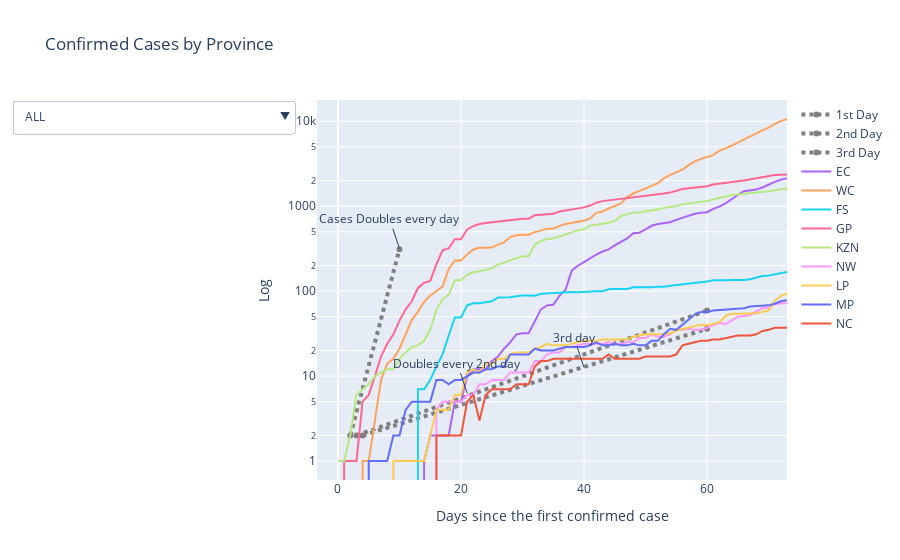

The cell this chart's notebook holds for it:
### Code cell
#-----------------Provinces commulative stacked bar graph-------------------------

# Initialize figure
fig_prov_log = go.Figure()

# Add Traces

fig_prov_log.add_trace(
    go.Scatter(
        y=[2,312],
        x=[2,10],
        line=dict(color='grey',
                  width=4, dash='dot'),
        name = '1st Day'
     
    ))
fig_prov_log.add_trace(
    go.Scatter(
        y=[2,59],
        x=[3,60],
        line=dict(color='grey',
                  width=4, dash='dot'),
        name = '2nd Day'
     
    ))
fig_prov_log.add_trace(
    go.Scatter(
        y=[2,36],
        x=[4,60],
        line=dict(color='grey',
                  width=4, dash='dot'),
        name = '3rd Day'
     
    ))


fig_prov_log.add_annotation(
            x=10,
            y=2.5,
            text="Cases Doubles every day",
          
)
fig_prov_log.add_annotation(
            x=21,
            y=.8,
            text="Doubles every 2nd day",
          
)

fig_prov_log.add_annotation(
            x=40,
            y=1.1,
            text="3rd day",
          
)


fig_prov_log.add_trace(
    go.Scatter(
        y=df_day['EC'],
        x=df_day.index,
        name= 'EC'
    ))
fig_prov_log.add_trace(
    go.Scatter(
        y=df_day['WC'],
        x=df_day.index,
        name= 'WC'
    ))
fig_prov_log.add_trace(
    go.Scatter(
        y=df_day['FS'],
        x=df_day.index,
        name= 'FS'
    ))
fig_prov_log.add_trace(
    go.Scatter(
        y=df_day['GP'],
        x=df_day.index,
        name= 'GP'
    ))
fig_prov_log.add_trace(
    go.Scatter(
        y=df_day['KZN'],
        x=df_day.index,
        name= "KZN"
    ))
fig_prov_log.add_trace(
    go.Scatter(
        y=df_day['NW'],
        x=df_day.index,
        name= 'NW'
    ))
fig_prov_log.add_trace(
    go.Scatter(
        y=df_day['LP'],
        x=df_day.index,
        name= 'LP'
    ))
fig_prov_log.add_trace(
    go.Scatter(
        y=df_day['MP'],
        x=df_day.index,
        name= 'MP'
    ))
fig_prov_log.add_trace(
    go.Scatter(
        y=df_day['NC'],
        x=df_day.index,
        name= 'NC'
    ))
# fig_prov_log.add_trace(
#     go.Scatter(
#         y=df_day['UNKNOWN'],
#         x=df_day.index,
#         name='Unlocated'
#     ))



fig_prov_log.update_layout(
    updatemenus=[
        dict(
            active=0,
            buttons=list([
                dict(label="ALL",
                     method="update",
                     args=[{"visible": [True,True,True,True,True,True,True,True,True,True,True,True,True,]},
                           {"title": "Cumulative Confirmed Cases: Eastern Cape",
                            }]),
                dict(label="EC",
                     method="update",
                     args=[{"visible": [True,True,True,True, False, False, False,False, False, False,False, False, False]},
                           {"title": "Cumulative Confirmed Cases: Eastern Cape",
                            }]),
                dict(label="WC",
                     method="update",
                     args=[{"visible": [True,True,True,False,True,False,False,False,False,False,False,False,False]},
                           {"title": "Cumulative Confirmed Cases: Western Cape",
                          }]),
                dict(label="FS",
                     method="update",
                     args=[{"visible": [True,True,True,False,False,True,False,False,False,False,False,False,False]},
                           {"title": "Cumulative Confirmed Cases: Free State",
                          }]),
                dict(label="GP",
                     method="update",
                     args=[{"visible": [True,True,True,False,False,False,True,False,False,False,False,False,False]},
                           {"title": "Cumulative Confirmed Cases: Gauteng",
                          }]),
                dict(label="KZN",
                     method="update",
                     args=[{"visible": [True,True,True,False,False,False,False,True, False,False,False, False, False]},
                           {"title": "Cumulative Confirmed Cases: Kwa Zulu Natal",
                          }]),
                dict(label="NW",
                     method="update",
                     args=[{"visible": [True,True,True,False,False,False,False,False,True,False,False, False, False]},
                           {"title": "Cumulative Confirmed Cases: North West",
                          }]),
                dict(label="LP",
                     method="update",
                     args=[{"visible": [True,True,True,False, False,False,False,False, False,True, False, False, False]},
                           {"title": "Cumulative Confirmed Cases: Limpopo",
                          }]),
                dict(label="MP",
                     method="update",
                     args=[{"visible": [True,True,True,False, False,False,False,False, False,False,True,  False, False]},
                           {"title": "Cumulative Confirmed Cases: Mpumalanga",
                          }]),
                dict(label="NC",
                     method="update",
                     args=[{"visible": [True,True,True,False, False,False,False,False, False,False,  False,True, False]},
                           {"title": "Cumulative Confirmed Cases: Northern Cape",
                          }]),
                 dict(label="Cumulative Confirmed Cases: UNKWNOWN",
                     method="update",
                     args=[{"visible": [True,True,True,False, False,False,False,False, False,False,False, False,True]},
                           {"title": "Unlocated",
                          }]),
            ]),
        )
    ])

# Set title
fig_prov_log.update_layout(title_text="Confirmed Cases by Province",
                 xaxis_title="Days since the first confirmed case",
                 yaxis_title="Log",
                 yaxis_type="log")

fig_prov_log.show()

### Figure 1 — Plotly figure (JSON) as saved in the notebook; plotly's stock layout.template omitted (floating-point values rounded to 4 significant figures)
{"data": [{"line": {"color": "grey", "dash": "dot", "width": 4}, "name": "1st Day", "type": "scatter", "x": [2, 10], "y": [2, 312]}, {"line": {"color": "grey", "dash": "dot", "width": 4}, "name": "2nd Day", "type": "scatter", "x": [3, 60], "y": [2, 59]}, {"line": {"color": "grey", "dash": "dot", "width": 4}, "name": "3rd Day", "type": "scatter", "x": [4, 60], "y": [2, 36]}, {"name": "EC", "type": "scatter", "x": [0, 1, 2, 3, 4, 5, 6, 7, 8, 9, 10, 11, 12, 13, 14, 15, 16, 17, 18, 19, 20, 21, 22, 23, 24, 25, 26, 27, 28, 29, 30, 31, 32, 33, 34, 35, 36, 37, 38, 39, 40, 41, 42, 43, 44, 45, 46, 47, 48, 49, 50, 51, 52, 53, 54, 55, 56, 57, 58, 59, 60, 61, 62, 63, 64, 65, 66, 67, 68, 69, 70, 71, 72, 73], "y": [0, 0, 0, 0, 0, 0, 0, 0, 0, 0, 0, 0, 0, 0, 1, 2, 2, 2, 2, 5, 5, 10, 12, 12, 12, 15, 17, 21, 25, 31, 32, 32, 45, 61, 68, 69, 88, 104, 174, 199, 220, 246, 270, 293, 310, 345, 377, 417, 480, 488, 535, 588, 616, 630, 647, 691, 732, 774, 814, 838, 849, 929, 989, 1078, 1218, 1356, 1504, 1534, 1569, 1662, 1812, 1936, 2052, 2135]}, {"name": "WC", "type": "scatter", "x": [0, 1, 2, 3, 4, 5, 6, 7, 8, 9, 10, 11, 12, 13, 14, 15, 16, 17, 18, 19, 20, 21, 22, 23, 24, 25, 26, 27, 28, 29, 30, 31, 32, 33, 34, 35, 36, 37, 38, 39, 40, 41, 42, 43, 44, 45, 46, 47, 48, 49, 50, 51, 52, 53, 54, 55, 56, 57, 58, 59, 60, 61, 62, 63, 64, 65, 66, 67, 68, 69, 70, 71, 72, 73], "y": [0, 0, 0, 0, 1, 1, 3, 9, 14, 16, 21, 31, 46, 57, 75, 89, 100, 113, 183, 229, 229, 271, 310, 324, 325, 326, 353, 374, 433, 454, 462, 462, 495, 515, 541, 546, 587, 617, 643, 657, 675, 717, 836, 868, 940, 1010, 1079, 1279, 1413, 1514, 1608, 1737, 1870, 2135, 2342, 2507, 2700, 3044, 3362, 3609, 3760, 3994, 4497, 4809, 5168, 5621, 6105, 6713, 7235, 7798, 8404, 9294, 10035, 10639]}, {"name": "FS", "type": "scatter", "x": [0, 1, 2, 3, 4, 5, 6, 7, 8, 9, 10, 11, 12, 13, 14, 15, 16, 17, 18, 19, 20, 21, 22, 23, 24, 25, 26, 27, 28, 29, 30, 31, 32, 33, 34, 35, 36, 37, 38, 39, 40, 41, 42, 43, 44, 45, 46, 47, 48, 49, 50, 51, 52, 53, 54, 55, 56, 57, 58, 59, 60, 61, 62, 63, 64, 65, 66, 67, 68, 69, 70, 71, 72, 73], "y": [0, 0, 0, 0, 0, 0, 0, 0, 0, 0, 0, 0, 0, 7, 7, 9, 13, 18, 30, 49, 49, 68, 72, 72, 74, 76, 84, 84, 85, 87, 89, 89, 88, 93, 94, 94, 96, 96, 98, 97, 98, 100, 100, 100, 105, 106, 106, 106, 111, 111, 110, 111, 113, 113, 116, 118, 121, 122, 125, 128, 130, 134, 133, 134, 135, 135, 135, 138, 145, 151, 153, 158, 163, 168]}, {"name": "GP", "type": "scatter", "x": [0, 1, 2, 3, 4, 5, 6, 7, 8, 9, 10, 11, 12, 13, 14, 15, 16, 17, 18, 19, 20, 21, 22, 23, 24, 25, 26, 27, 28, 29, 30, 31, 32, 33, 34, 35, 36, 37, 38, 39, 40, 41, 42, 43, 44, 45, 46, 47, 48, 49, 50, 51, 52, 53, 54, 55, 56, 57, 58, 59, 60, 61, 62, 63, 64, 65, 66, 67, 68, 69, 70, 71, 72, 73], "y": [0, 1, 1, 1, 5, 6, 10, 17, 24, 31, 45, 61, 76, 109, 125, 132, 207, 302, 319, 409, 409, 533, 584, 618, 633, 645, 663, 672, 693, 704, 713, 713, 782, 795, 801, 813, 865, 890, 909, 930, 969, 1018, 1101, 1148, 1170, 1199, 1224, 1252, 1281, 1304, 1331, 1353, 1377, 1408, 1446, 1507, 1598, 1624, 1651, 1697, 1720, 1804, 1851, 1910, 1952, 1971, 2014, 2074, 2135, 2210, 2262, 2329, 2343, 2361]}, {"name": "KZN", "type": "scatter", "x": [0, 1, 2, 3, 4, 5, 6, 7, 8, 9, 10, 11, 12, 13, 14, 15, 16, 17, 18, 19, 20, 21, 22, 23, 24, 25, 26, 27, 28, 29, 30, 31, 32, 33, 34, 35, 36, 37, 38, 39, 40, 41, 42, 43, 44, 45, 46, 47, 48, 49, 50, 51, 52, 53, 54, 55, 56, 57, 58, 59, 60, 61, 62, 63, 64, 65, 66, 67, 68, 69, 70, 71, 72, 73], "y": [1, 1, 2, 6, 7, 8, 10, 11, 12, 12, 16, 19, 22, 23, 26, 35, 60, 80, 91, 134, 134, 156, 167, 171, 179, 186, 206, 215, 232, 246, 257, 257, 354, 387, 412, 418, 443, 465, 489, 519, 539, 591, 604, 617, 639, 671, 758, 807, 841, 841, 863, 902, 919, 956, 980, 1006, 1051, 1076, 1106, 1142, 1149, 1204, 1253, 1308, 1353, 1372, 1394, 1413, 1444, 1482, 1498, 1543, 1567, 1616]}, {"name": "NW", "type": "scatter", "x": [0, 1, 2, 3, 4, 5, 6, 7, 8, 9, 10, 11, 12, 13, 14, 15, 16, 17, 18, 19, 20, 21, 22, 23, 24, 25, 26, 27, 28, 29, 30, 31, 32, 33, 34, 35, 36, 37, 38, 39, 40, 41, 42, 43, 44, 45, 46, 47, 48, 49, 50, 51, 52, 53, 54, 55, 56, 57, 58, 59, 60, 61, 62, 63, 64, 65, 66, 67, 68, 69, 70, 71, 72, 73], "y": [0, 0, 0, 0, 0, 0, 0, 0, 0, 0, 0, 0, 0, 0, 0, 0, 4, 5, 5, 5, 5, 6, 6, 8, 8, 9, 9, 9, 11, 11, 11, 11, 15, 15, 18, 19, 19, 22, 22, 23, 24, 24, 24, 24, 25, 24, 24, 25, 25, 28, 28, 31, 29, 29, 31, 35, 35, 36, 35, 35, 37, 40, 42, 41, 45, 50, 51, 52, 58, 63, 64, 70, 72, 72]}, {"name": "LP", "type": "scatter", "x": [0, 1, 2, 3, 4, 5, 6, 7, 8, 9, 10, 11, 12, 13, 14, 15, 16, 17, 18, 19, 20, 21, 22, 23, 24, 25, 26, 27, 28, 29, 30, 31, 32, 33, 34, 35, 36, 37, 38, 39, 40, 41, 42, 43, 44, 45, 46, 47, 48, 49, 50, 51, 52, 53, 54, 55, 56, 57, 58, 59, 60, 61, 62, 63, 64, 65, 66, 67, 68, 69, 70, 71, 72, 73], "y": [0, 0, 0, 0, 0, 0, 0, 0, 0, 1, 1, 1, 1, 1, 1, 2, 4, 4, 4, 6, 6, 11, 12, 11, 14, 14, 16, 16, 18, 19, 19, 19, 21, 22, 24, 23, 23, 23, 24, 25, 26, 26, 26, 27, 27, 27, 27, 27, 29, 30, 31, 31, 31, 31, 32, 34, 36, 37, 39, 40, 40, 41, 43, 51, 54, 54, 54, 54, 55, 57, 59, 77, 88, 94]}, {"name": "MP", "type": "scatter", "x": [0, 1, 2, 3, 4, 5, 6, 7, 8, 9, 10, 11, 12, 13, 14, 15, 16, 17, 18, 19, 20, 21, 22, 23, 24, 25, 26, 27, 28, 29, 30, 31, 32, 33, 34, 35, 36, 37, 38, 39, 40, 41, 42, 43, 44, 45, 46, 47, 48, 49, 50, 51, 52, 53, 54, 55, 56, 57, 58, 59, 60, 61, 62, 63, 64, 65, 66, 67, 68, 69, 70, 71, 72, 73], "y": [0, 0, 0, 0, 0, 1, 1, 1, 1, 2, 2, 4, 5, 5, 5, 5, 9, 9, 8, 9, 9, 10, 11, 11, 12, 12, 13, 13, 18, 18, 18, 18, 21, 20, 20, 20, 21, 22, 22, 22, 22, 23, 25, 23, 23, 24, 23, 23, 24, 23, 23, 26, 26, 31, 36, 35, 40, 46, 53, 57, 57, 59, 60, 61, 61, 63, 63, 66, 67, 67, 68, 71, 76, 78]}, {"name": "NC", "type": "scatter", "x": [0, 1, 2, 3, 4, 5, 6, 7, 8, 9, 10, 11, 12, 13, 14, 15, 16, 17, 18, 19, 20, 21, 22, 23, 24, 25, 26, 27, 28, 29, 30, 31, 32, 33, 34, 35, 36, 37, 38, 39, 40, 41, 42, 43, 44, 45, 46, 47, 48, 49, 50, 51, 52, 53, 54, 55, 56, 57, 58, 59, 60, 61, 62, 63, 64, 65, 66, 67, 68, 69, 70, 71, 72, 73], "y": [0, 0, 0, 0, 0, 0, 0, 0, 0, 0, 0, 0, 0, 0, 0, 0, 2, 2, 2, 2, 2, 5, 6, 3, 6, 7, 7, 7, 7, 8, 8, 8, 13, 15, 15, 16, 16, 16, 16, 16, 16, 16, 16, 16, 18, 16, 16, 16, 16, 16, 17, 17, 17, 17, 17, 18, 23, 24, 25, 26, 26, 27, 27, 28, 29, 30, 30, 30, 31, 34, 35, 37, 37, 37]}], "layout": {"annotations": [{"text": "Cases Doubles every day", "x": 10, "y": 2.5}, {"text": "Doubles every 2nd day", "x": 21, "y": 0.8}, {"text": "3rd day", "x": 40, "y": 1.1}], "title": {"text": "Confirmed Cases by Province"}, "updatemenus": [{"active": 0, "buttons": [{"args": [{"visible": [true, true, true, true, true, true, true, true, true, true, true, true, true]}, {"title": "Cumulative Confirmed Cases: Eastern Cape"}], "label": "ALL", "method": "update"}, {"args": [{"visible": [true, true, true, true, false, false, false, false, false, false, false, false, false]}, {"title": "Cumulative Confirmed Cases: Eastern Cape"}], "label": "EC", "method": "update"}, {"args": [{"visible": [true, true, true, false, true, false, false, false, false, false, false, false, false]}, {"title": "Cumulative Confirmed Cases: Western Cape"}], "label": "WC", "method": "update"}, {"args": [{"visible": [true, true, true, false, false, true, false, false, false, false, false, false, false]}, {"title": "Cumulative Confirmed Cases: Free State"}], "label": "FS", "method": "update"}, {"args": [{"visible": [true, true, true, false, false, false, true, false, false, false, false, false, false]}, {"title": "Cumulative Confirmed Cases: Gauteng"}], "label": "GP", "method": "update"}, {"args": [{"visible": [true, true, true, false, false, false, false, true, false, false, false, false, false]}, {"title": "Cumulative Confirmed Cases: Kwa Zulu Natal"}], "label": "KZN", "method": "update"}, {"args": [{"visible": [true, true, true, false, false, false, false, false, true, false, false, false, false]}, {"title": "Cumulative Confirmed Cases: North West"}], "label": "NW", "method": "update"}, {"args": [{"visible": [true, true, true, false, false, false, false, false, false, true, false, false, false]}, {"title": "Cumulative Confirmed Cases: Limpopo"}], "label": "LP", "method": "update"}, {"args": [{"visible": [true, true, true, false, false, false, false, false, false, false, true, false, false]}, {"title": "Cumulative Confirmed Cases: Mpumalanga"}], "label": "MP", "method": "update"}, {"args": [{"visible": [true, true, true, false, false, false, false, false, false, false, false, true, false]}, {"title": "Cumulative Confirmed Cases: Northern Cape"}], "label": "NC", "method": "update"}, {"args": [{"visible": [true, true, true, false, false, false, false, false, false, false, false, false, true]}, {"title": "Unlocated"}], "label": "Cumulative Confirmed Cases: UNKWNOWN", "method": "update"}]}], "xaxis": {"title": {"text": "Days since the first confirmed case"}}, "yaxis": {"title": {"text": "Log"}, "type": "log"}}}
